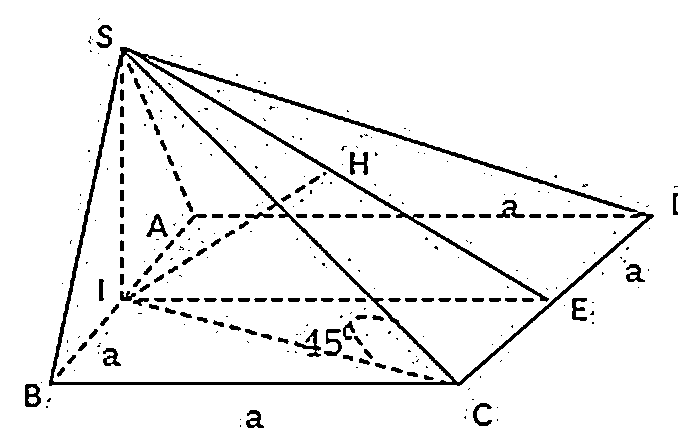
#> input picture image/enhanced_image.bmp, 678 x 430 px
$ python -i image_processor.py   (imports and definitions only)
#> lines starting #> are read from the running program, lines starting #| are printed output that depends on the picture; after the words box and inside, x2 and y2 are one past the last pixel; in counts of white or black regions, pixels touching at a corner belong together
#> further down, picture is the input picture: shape (430, 678, 3); 94.1% white; 323 black regions (199 under 20 px), largest, box (x1, y1, x2, y2) and area: (49, 47, 654, 386) 9070, (294, 329, 321, 357) 244, (25, 384, 41, 407) 233
import cv2
import numpy as np

# [103 lines left out: functions load_image, preprocess_image, detect_lines, classify_line_style, detect_geometry_roi, detect_vertices, not called in this run]

def enhance_image_for_ocr(image):
    """Enhances the image quality for better OCR results.
    Applies rescaling and sharpening.
    """
    # Rescale the image to a higher resolution (e.g., 2x)
    scale_factor = 2
    resized_image = cv2.resize(image, None, fx=scale_factor, fy=scale_factor, interpolation=cv2.INTER_CUBIC)

    # Convert to grayscale if not already
    if len(resized_image.shape) == 3:
        gray = cv2.cvtColor(resized_image, cv2.COLOR_BGR2GRAY)
    else:
        gray = resized_image

    # Apply sharpening (unsharp masking)
    # Create a blurred version of the image
    blurred = cv2.GaussianBlur(gray, (0, 0), 3)
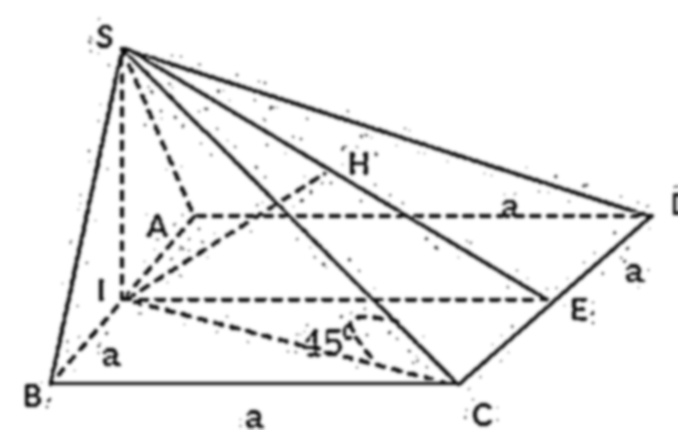
#> blurred: shape (860, 1356) (shown at 1/2 size); min 6, max 255, mean 239.8
    # Apply unsharp mask
    sharpened = cv2.addWeighted(gray, 1.5, blurred, -0.5, 0)

    # Apply adaptive thresholding for better text isolation
    enhanced_image = cv2.adaptiveThreshold(sharpened, 255, cv2.ADAPTIVE_THRESH_GAUSSIAN_C, cv2.THRESH_BINARY, 11, 2)
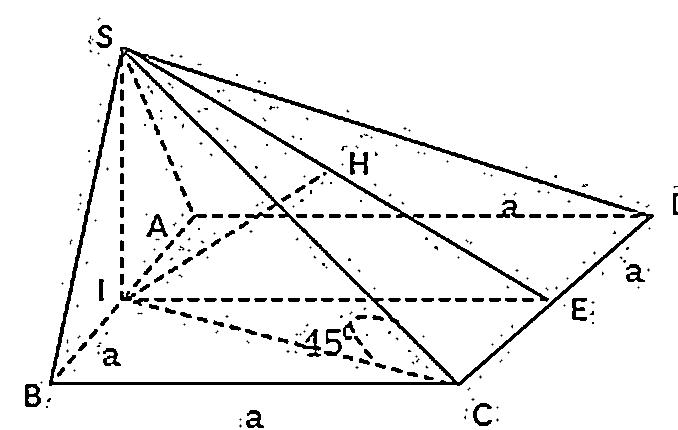
#> enhanced_image: shape (860, 1356) (shown at 1/2 size); 93.9% white; 323 black regions (116 under 20 px), largest, box (x1, y1, x2, y2) and area: (98, 94, 1308, 772) 36248, (588, 658, 642, 714) 975, (50, 768, 82, 814) 930

    return enhanced_image

# [12 lines left out: function remove_lines_from_image, not called in this run]

>>> import cv2
>>> picture = cv2.imread('../image/enhanced_image.bmp')
>>> result = enhance_image_for_ocr(picture)

$ run again, on image/image.png
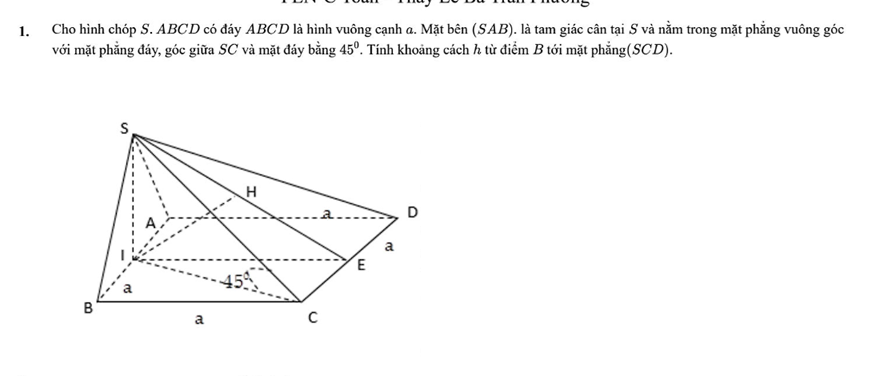
#> input picture image/image.png, 888 x 376 px
#> picture is the input picture: shape (376, 888, 3); mean B, G, R 249.4, 249.4, 249.4
#> in enhance_image_for_ocr, `blurred = cv2.GaussianBlur(gray, (0, 0), 3)`:
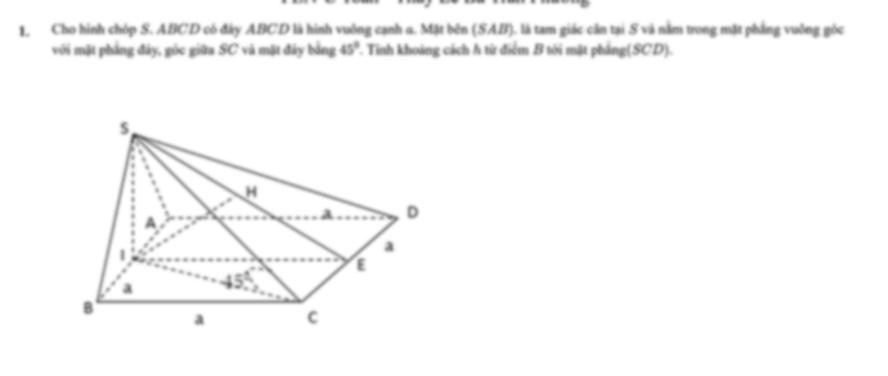
#> blurred: shape (752, 1776) (shown at 1/2 size); min 77, max 255, mean 249.3
#> in enhance_image_for_ocr, `enhanced_image = cv2.adaptiveThreshold(sharpened, 255, cv2.ADAPTIVE_TH..`:
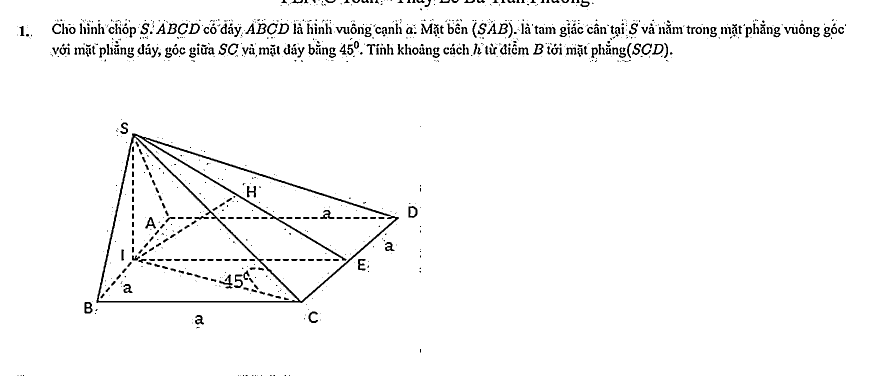
#> enhanced_image: shape (752, 1776) (shown at 1/2 size); 96.9% white; 1036 black regions (633 under 20 px), largest, box (x1, y1, x2, y2) and area: (193, 267, 798, 606) 9070, (438, 549, 465, 577) 244, (169, 604, 185, 627) 233
